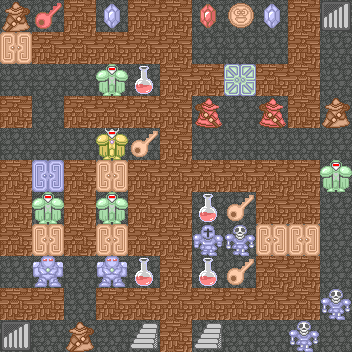

Below is a game level as drawn by its tile map, then a one-line description and the .tmx that defines it (tile-layer data replaced by summaries):
An orthogonal 11x11 tile map with 32x32 px tiles, 5 tile layers (floor, prop, enemy, door, ...), 1 hidden layer not drawn, 5 tilesets.

<map version="1.0" orientation="orthogonal" renderorder="right-down" width="11" height="11" tilewidth="32" tileheight="32" nextobjectid="1">
 <tileset firstgid="1" name="terrain" tilewidth="32" tileheight="32">
  <image source="terrain.png" width="128" height="128" />
 </tileset>
 <tileset firstgid="17" name="enemy" tilewidth="32" tileheight="32">
  <image source="enemy.png" width="128" height="2048" />
 </tileset>
 <tileset firstgid="273" name="door" tilewidth="32" tileheight="32">
  <image source="door.png" width="128" height="256" />
 </tileset>
 <tileset firstgid="305" name="item" tilewidth="32" tileheight="32">
  <image source="item.png" width="128" height="512" />
 </tileset>
 <tileset firstgid="369" name="npc" tilewidth="32" tileheight="32">
  <image source="npc.png" width="128" height="288" />
 </tileset>
 <layer name="floor" width="11" height="11">
  <data>[121 cells, 121 non-empty, 1 distinct tile ids]</data>
 </layer>
 <layer name="prop" width="11" height="11">
  <data>[121 cells, 12 non-empty, 6 distinct tile ids]</data>
 </layer>
 <layer name="enemy" width="11" height="11">
  <data>[121 cells, 16 non-empty, 7 distinct tile ids]</data>
 </layer>
 <layer name="NPC" width="11" height="11" visible="0">
  <data>[121 cells, 0 non-empty, 0 distinct tile ids]</data>
 </layer>
 <layer name="door" width="11" height="11">
  <data>[121 cells, 12 non-empty, 5 distinct tile ids]</data>
 </layer>
 <layer name="wall" width="11" height="11">
  <data>[121 cells, 52 non-empty, 1 distinct tile ids]</data>
 </layer>
</map>
